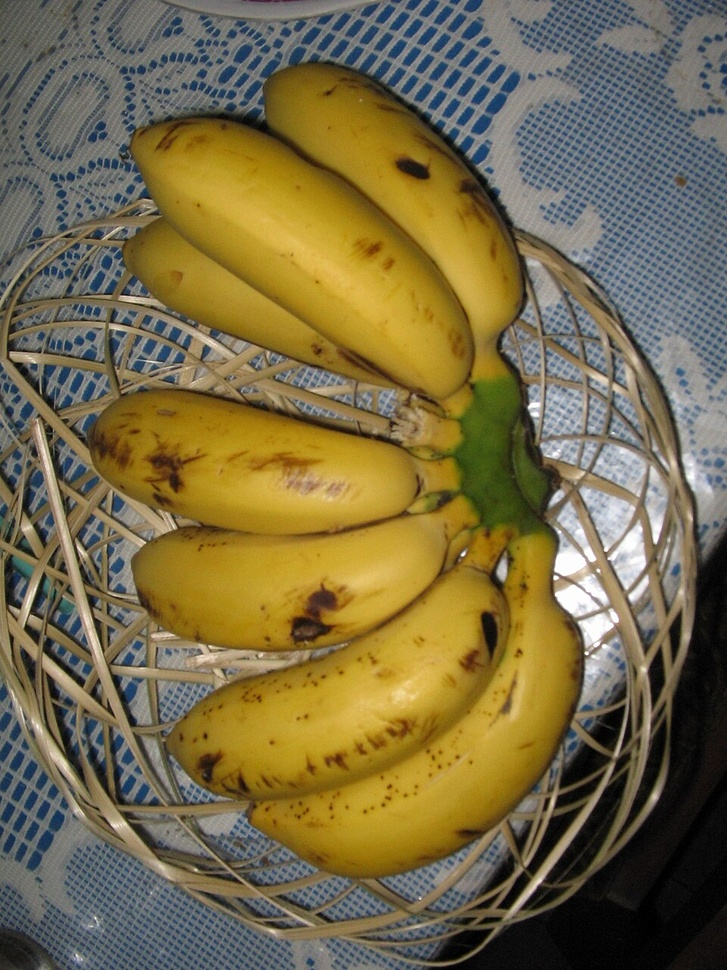
#> input picture dataset/sample_images/pisang_matang.jpg, 727 x 970 px, shrunk from 960 x 1280 before the run; its folder holds only this picture in this run
$ python 04_batch_experiment.py
#> lines starting #> are read from the running program, lines starting #| are printed output that depends on the picture; after the words box and inside, x2 and y2 are one past the last pixel; in counts of white or black regions, pixels touching at a corner belong together
"""
04_BATCH_EXPERIMENT.PY
----------------------
Skrip Evaluasi Otomatis Batch Experiment:
Memproses sekumpulan citra pisang, mengekstrak metrik segmentasi dan klasifikasi,
serta mengekspor seluruh hasil ke dalam berkas CSV (results/experiment_summary.csv).
"""

import cv2
import numpy as np
import os
import sys
import csv

def run_batch_experiment(input_dir="dataset/sample_images", output_csv="results/experiment_summary.csv"):
#> called with input_dir = 'dataset/sample_images', output_csv = 'results/experiment_summary.csv'
    os.makedirs("results", exist_ok=True)

    valid_exts = ('.jpg', '.jpeg', '.png', '.bmp', '.webp')
    files = sorted([os.path.join(input_dir, f) for f in os.listdir(input_dir) if f.lower().endswith(valid_exts)])

    if not files:
        print(f"Peringatan: Tidak ada berkas citra di '{input_dir}'.")
        return

    # Definisi rentang warna kematangan pisang
    ranges = {
        'green': (np.array([41, 50, 50]), np.array([85, 255, 255])),
        'turning': (np.array([33, 50, 60]), np.array([40, 255, 255])),
        'yellow': (np.array([20, 70, 70]), np.array([32, 255, 255])),
        'brown': (np.array([5, 50, 30]), np.array([19, 255, 160]))
    }

    kernel = cv2.getStructuringElement(cv2.MORPH_ELLIPSE, (5, 5))
    results = []

    print("=" * 75)
    print(f"MENJALANKAN BATCH EKSPERIMEN PADA {len(files)} CITRA")
    print(f"Direktori Input: {input_dir}")
    print("=" * 75)

    for fpath in files:
        fname = os.path.basename(fpath)
        img = cv2.imread(fpath)
#> img is the input picture: shape (970, 727, 3); mean B, G, R 70.9, 107.1, 118.9
        if img is None:
            continue

        h, w = img.shape[:2]
#> h = 970; w = 727
        total_pixels = h * w
#> total_pixels = 705190

        blurred = cv2.GaussianBlur(img, (5, 5), 0)
        hsv = cv2.cvtColor(blurred, cv2.COLOR_BGR2HSV)
#> hsv: shape (970, 727, 3); mean H, S, V 43.7, 107.8, 124.5

        # Hitung piksel untuk setiap komponen
        px_counts = {}
        for name, (low, up) in ranges.items():
            m = cv2.inRange(hsv, low, up)
            m_clean = cv2.morphologyEx(m, cv2.MORPH_OPEN, kernel, iterations=1)
            px_counts[name] = cv2.countNonZero(m_clean)
#> this loop made 4 passes
#> pass 1, in run_batch_experiment, `m = cv2.inRange(hsv, low, up)`:
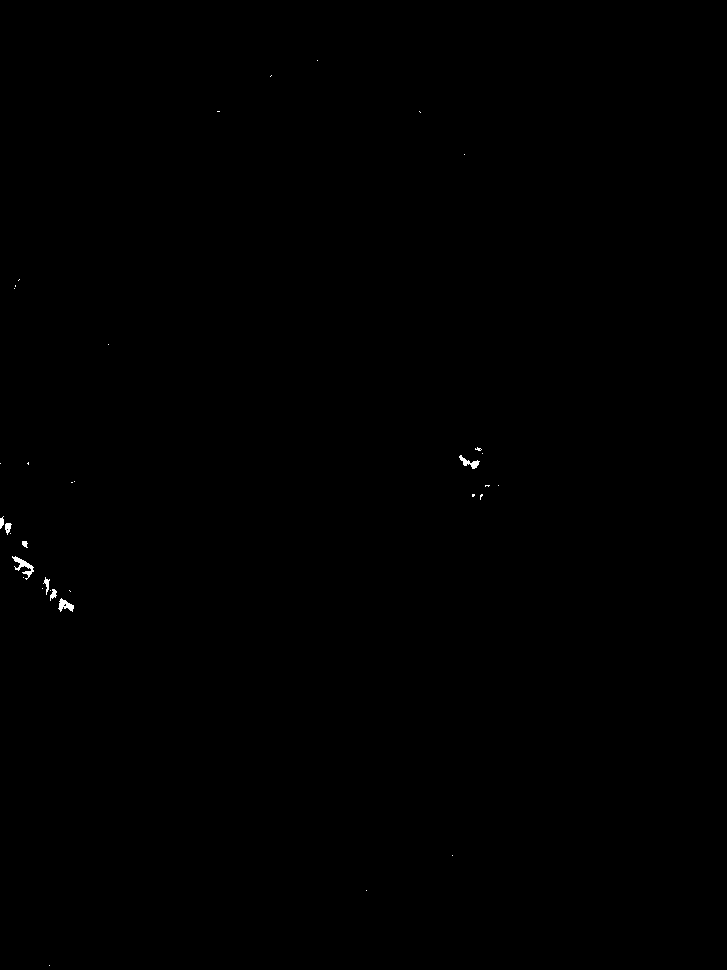
#> m: shape (970, 727); 0.1% white; 35 white regions (27 under 20 px), largest, box (x1, y1, x2, y2) and area: (12, 556, 34, 580) 171, (58, 598, 74, 612) 118, (459, 455, 480, 469) 110
#> pass 2, in run_batch_experiment, `m = cv2.inRange(hsv, low, up)`:
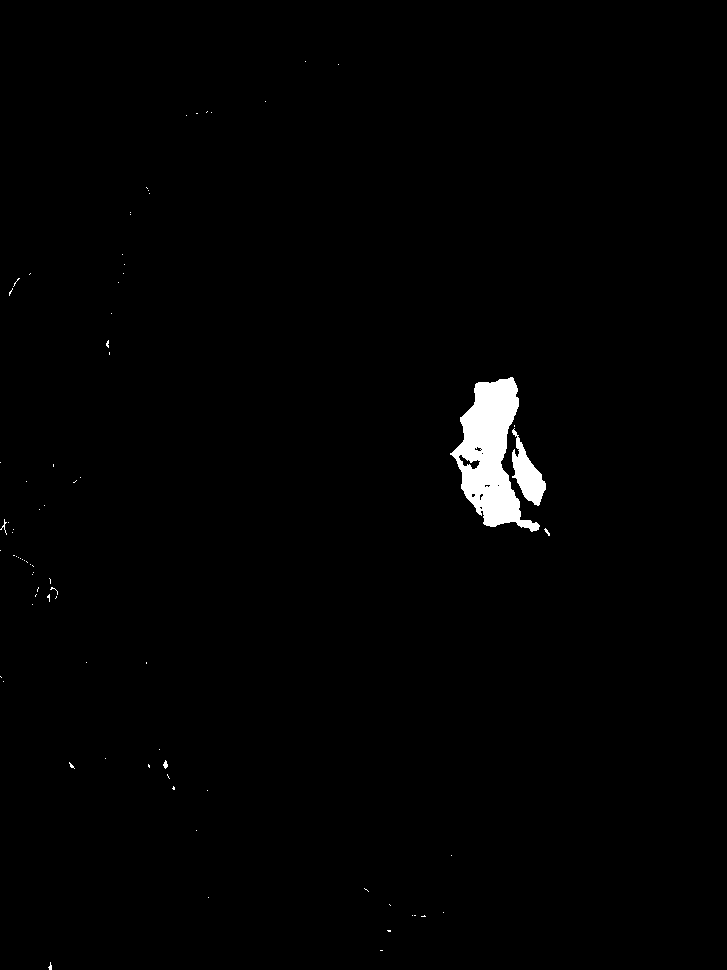
#> m: shape (970, 727); 1.2% white; 80 white regions (75 under 20 px), largest, box (x1, y1, x2, y2) and area: (450, 377, 540, 532) 6636, (512, 428, 546, 506) 1195, (163, 760, 168, 769) 27, (0, 519, 7, 535) 26, (544, 528, 550, 536) 20
#> after the loop:
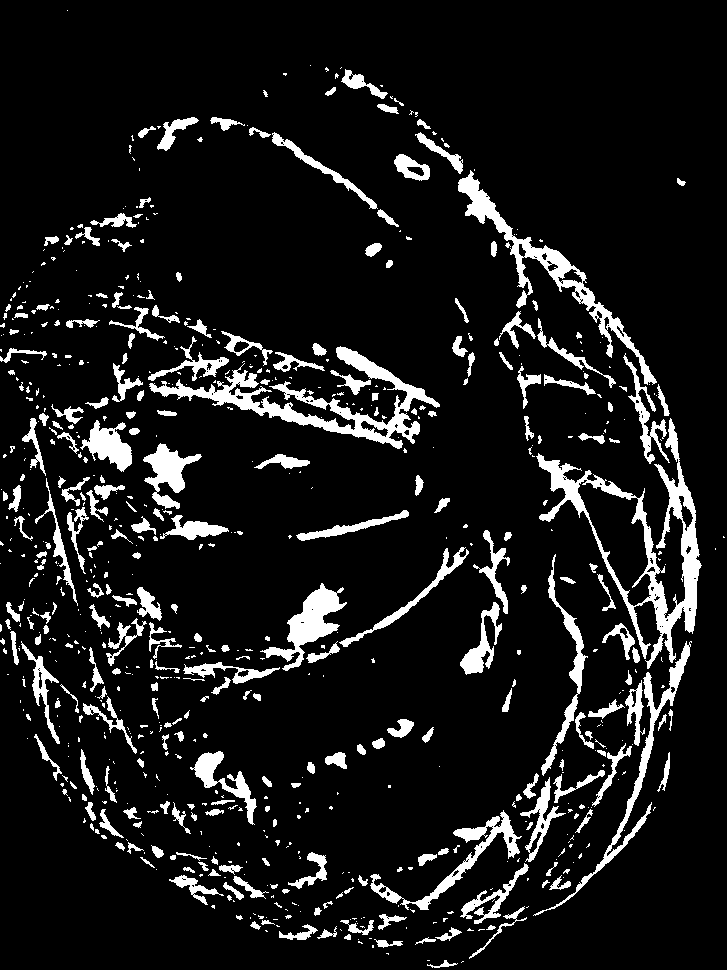
#> m: shape (970, 727); 10% white; 747 white regions (462 under 20 px), largest, box (x1, y1, x2, y2) and area: (536, 418, 702, 669) 7142, (149, 346, 440, 449) 5984, (458, 170, 657, 385) 4161
#> after the loop:
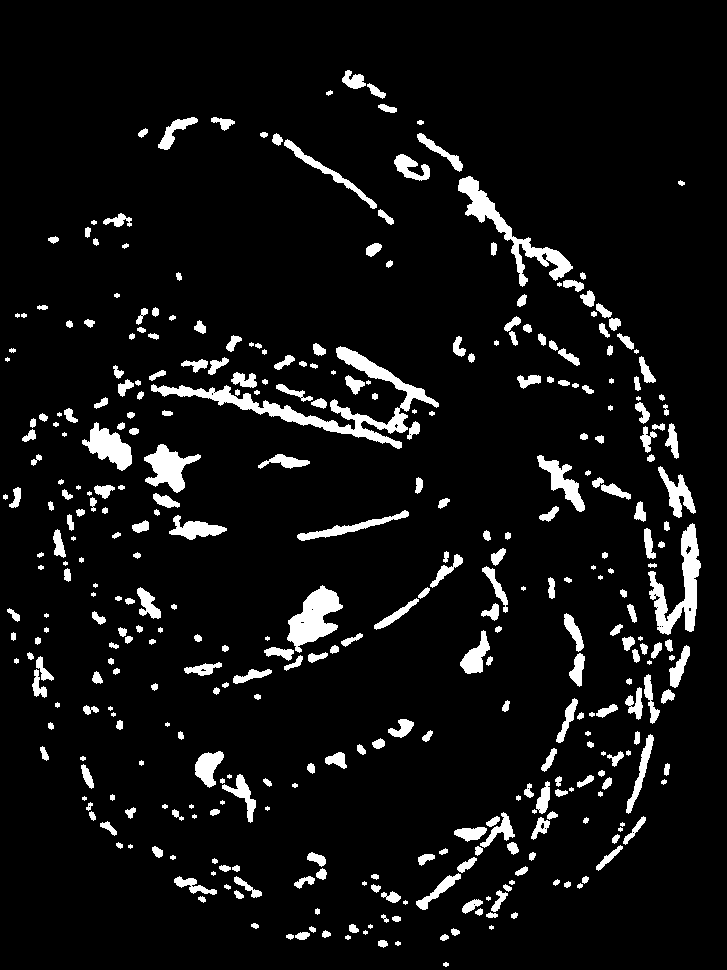
#> m_clean: shape (970, 727); 7.1% white; 377 white regions (46 under 20 px), largest, box (x1, y1, x2, y2) and area: (151, 346, 439, 449) 4547, (458, 176, 573, 287) 2331, (648, 523, 701, 635) 2257
#> after the loop, px_counts = {'green': 347, 'turning': 7708, 'yellow': 248888, 'brown': 49992}

        total_banana_px = sum(px_counts.values())
#> total_banana_px = 306935
        if total_banana_px == 0:
            total_banana_px = 1

        pct_green = (px_counts['green'] / total_banana_px) * 100.0
#> pct_green = 0.113
        pct_turning = (px_counts['turning'] / total_banana_px) * 100.0
#> pct_turning = 2.51
        pct_yellow = (px_counts['yellow'] / total_banana_px) * 100.0
#> pct_yellow = 81.09
        pct_brown = (px_counts['brown'] / total_banana_px) * 100.0
#> pct_brown = 16.29

        # Penentuan Kelas Berdasarkan Dominasi Warna
        if pct_brown >= 50.0 or (pct_brown > pct_yellow and pct_brown > pct_green):
            pred_class = "Terlalu Matang (Overripe)"
        elif pct_green >= 40.0 or (pct_green > pct_yellow and pct_green > pct_turning):
            pred_class = "Mentah (Unripe)"
        elif pct_turning >= 20.0 or (pct_turning + pct_green) > pct_yellow:
            pred_class = "Mengkal (Turning)"
        else:
            pred_class = "Matang (Ripe)"

        results.append({
            'Filename': fname,
            'Resolution': f"{w}x{h}",
            'Total_Banana_Pixels': total_banana_px,
            'Green_Pixels': px_counts['green'],
            'Green_Pct': round(pct_green, 2),
            'Turning_Pixels': px_counts['turning'],
            'Turning_Pct': round(pct_turning, 2),
            'Yellow_Pixels': px_counts['yellow'],
            'Yellow_Pct': round(pct_yellow, 2),
            'Brown_Pixels': px_counts['brown'],
            'Brown_Pct': round(pct_brown, 2),
            'Predicted_Ripeness': pred_class
        })

        print(f"[{fname}] -> Prediksi: {pred_class:<25} (Kuning: {pct_yellow:5.1f}%, Hijau: {pct_green:5.1f}%, Cokelat: {pct_brown:5.1f}%)")
#| [pisang_matang.jpg] -> Prediksi: Matang (Ripe)             (Kuning:  81.1%, Hijau:   0.1%, Cokelat:  16.3%)

    # Ekspor ke CSV
    fieldnames = [
        'Filename', 'Resolution', 'Total_Banana_Pixels',
        'Green_Pixels', 'Green_Pct', 'Turning_Pixels', 'Turning_Pct',
        'Yellow_Pixels', 'Yellow_Pct', 'Brown_Pixels', 'Brown_Pct',
        'Predicted_Ripeness'
    ]

    with open(output_csv, 'w', newline='', encoding='utf-8') as csvfile:
        writer = csv.DictWriter(csvfile, fieldnames=fieldnames)
        writer.writeheader()
        writer.writerows(results)

    print("=" * 75)
    print(f"Eksperimen batch selesai! Hasil tersimpan di: {output_csv}")
    print("=" * 75)

def main():
    target_dir = sys.argv[1] if len(sys.argv) > 1 else "dataset/sample_images"
    run_batch_experiment(input_dir=target_dir)

if __name__ == "__main__":
    main()

$ run again, on dataset/sample_images/pisang_mengkal.jpg
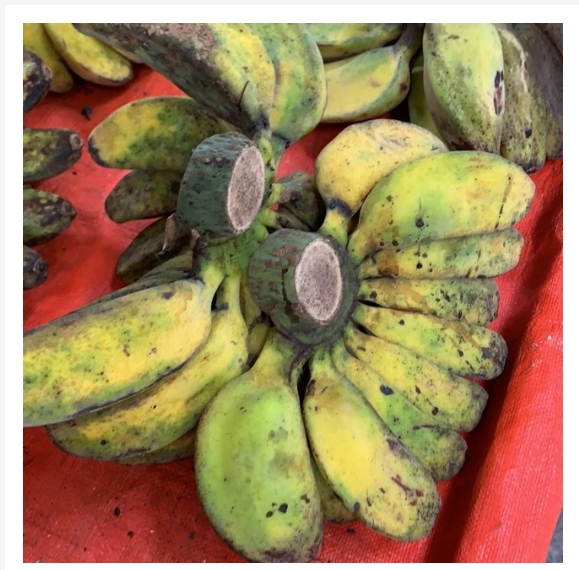
#> input picture dataset/sample_images/pisang_mengkal.jpg, 579 x 570 px
#> in run_batch_experiment, img is the input picture: shape (570, 579, 3); mean B, G, R 94.4, 131.3, 158.1
#> hsv: shape (570, 579, 3); mean H, S, V 25.9, 112.6, 160.6
#> the loop in run_batch_experiment, `for name, (low, up) in ranges.items():` made 4 passes
#> pass 1, in run_batch_experiment, `m = cv2.inRange(hsv, low, up)`:
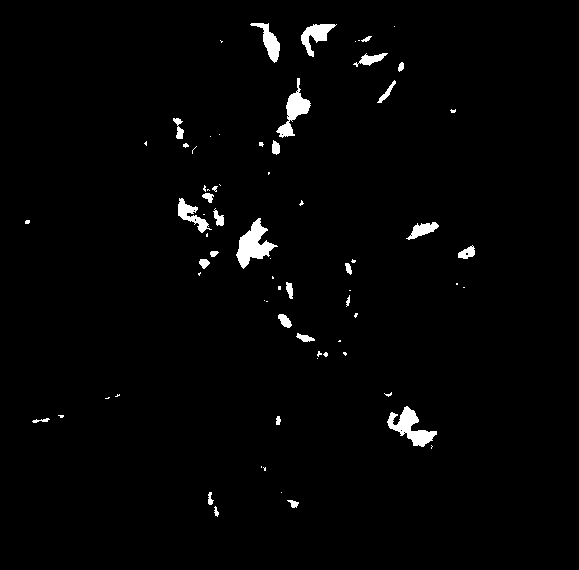
#> m: shape (570, 579); 1.8% white; 72 white regions (42 under 20 px), largest, box (x1, y1, x2, y2) and area: (236, 218, 278, 269) 943, (387, 406, 437, 447) 838, (276, 78, 311, 138) 684
#> after the loop in run_batch_experiment, `for name, (low, up) in ranges.items():`:
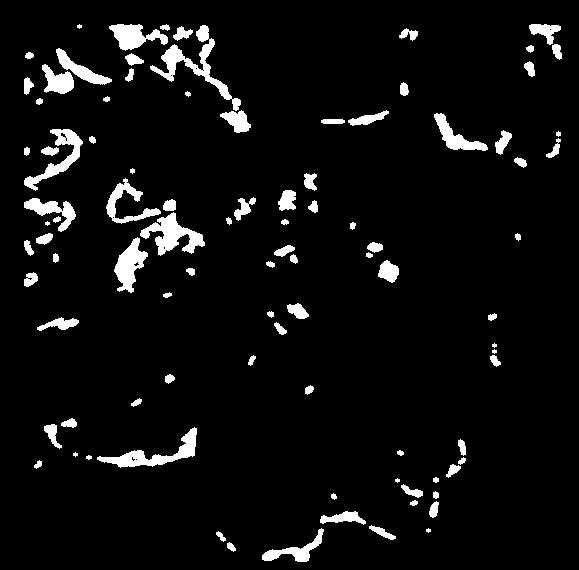
#> m_clean: shape (570, 579); 5.6% white; 95 white regions (7 under 20 px), largest, box (x1, y1, x2, y2) and area: (150, 25, 241, 111) 1429, (140, 212, 205, 256) 1205, (97, 427, 197, 468) 1139
#> after the loop in run_batch_experiment, `for name, (low, up) in ranges.items():`: px_counts = {'green': 4977, 'turning': 40663, 'yellow': 99789, 'brown': 18473}
#> total_banana_px = 163902
#> pct_green = 3.04
#> pct_turning = 24.81
#> pct_yellow = 60.88
#> pct_brown = 11.27
#| [pisang_mengkal.jpg] -> Prediksi: Mengkal (Turning)         (Kuning:  60.9%, Hijau:   3.0%, Cokelat:  11.3%)
